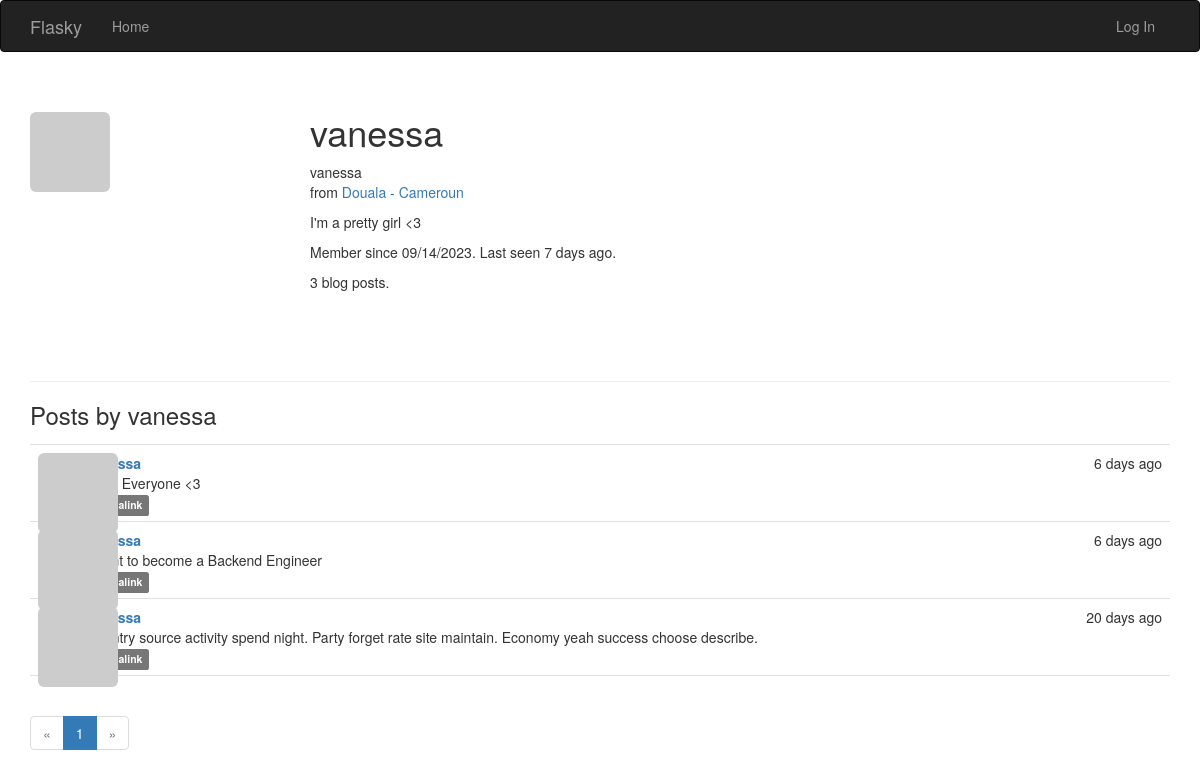
Page /user/vanessa on the committed database.
### app/models.py (models this page shows, shortened)
class User(UserMixin, db.Model):
    __tablename__ = 'users'
    id = db.Column(db.Integer, primary_key=True)
    email = db.Column(db.String(64), unique=True, index=True)
    username = db.Column(db.String(64), unique=True, index=True)
    role_id = db.Column(db.Integer, db.ForeignKey('roles.id'))
    password_hash = db.Column(db.String(128))
    confirmed = db.Column(db.Boolean, default=False)
    name = db.Column(db.String(64))
    location = db.Column(db.String(64))
    about_me = db.Column(db.Text())
    member_since = db.Column(db.DateTime(), default=datetime.utcnow)
    last_seen = db.Column(db.DateTime(), default=datetime.utcnow)
    avatar_hash = db.Column(db.String(32))
    posts = db.relationship('Post', backref='author', lazy='dynamic')
    followed = db.relationship('Follow',
                               foreign_keys=[Follow.follower_id],
                               backref=db.backref('follower', lazy='joined'),
                               lazy='dynamic',
                               cascade='all, delete-orphan')
    followers = db.relationship('Follow',
                                foreign_keys=[Follow.followed_id],
                                backref=db.backref('followed', lazy='joined'),
                                lazy='dynamic',
                                cascade='all, delete-orphan')
    @property
    def password(self):
        raise AttributeError('password is not a readable attribute')
    def gravatar(self, size=100, default='identicon', rating='g'):
        url = 'https://secure.gravatar.com/avatar'
        hash = self.avatar_hash or self.gravatar_hash()
        return '{url}/{hash}?s={size}&d={default}&r={rating}'.format(
            url=url, hash=hash, size=size, default=default, rating=rating)

class Post(db.Model):
    __tablename__ = 'posts'
    id = db.Column(db.Integer, primary_key=True)
    body = db.Column(db.Text)
    body_html = db.Column(db.Text)
    timestamp = db.Column(db.DateTime, index=True, default=datetime.utcnow)
    author_id = db.Column(db.Integer, db.ForeignKey('users.id'))

### app/main/views.py (the view)
@main.route('/user/<username>')
def user(username):
    user = User.query.filter_by(username=username).first_or_404()
    page = request.args.get('page', 1, type=int)
    pagination = user.posts.order_by(Post.timestamp.desc()).paginate(
        page=page, per_page=current_app.config['FLASKY_POSTS_PER_PAGE'],
        error_out=False)
    posts = pagination.items
    return render_template('user.html', user=user, posts=posts,
                           pagination=pagination)

### app/main/__init__.py (called while the page is built)
@main.app_context_processor
def inject_permissions():
    return dict(Permission=Permission)

### app/models.py (called while the page is built)
    def is_administrator(self):
        return False

### app/templates/user.html (shortened to what this page needs)
{% extends "base.html" %}
{% import "_macros.html" as macros %}
{% block page_content %}
<div class="page-header">
    <img class="img-rounded profile-thumbnail" src="{{ user.gravatar(size=256) }}">
    <div class="profile-header">
        <h1>{{ user.username }}</h1>
        {% if user.name or user.location %}
        <p>
            {% if user.name %}{{ user.name }}<br>{% endif %}
            {% if user.location %}
                from <a href="http://maps.google.com/?q={{ user.location }}">{{ user.location }}</a><br>
            {% endif %}
        </p>
        {% endif %}
        {% if user.about_me %}<p>{{ user.about_me }}</p>{% endif %}
        <p>Member since {{ moment(user.member_since).format('L') }}. Last seen {{ moment(user.last_seen).fromNow() }}.</p>
        <p>{{ user.posts.count() }} blog posts.</p>
    </div>
</div>
<h3>Posts by {{ user.username }}</h3>
{% include '_posts.html' %}
{% if pagination %}
<div class="pagination">
    {{ macros.pagination_widget(pagination, '.user', username=user.username) }}
</div>
{% endif %}
{% endblock %}

### app/templates/_posts.html (shortened to what this page needs)
<ul class="posts">
    {% for post in posts %}
    <li class="post">
        <div class="post-thumbnail">
            <a href="{{ url_for('.user', username=post.author.username) }}">
                <img class="img-rounded profile-thumbnail" src="{{ post.author.gravatar(size=40) }}">
            </a>
        </div>
        <div class="post-content">
            <div class="post-date">{{ moment(post.timestamp).fromNow() }}</div>
            <div class="post-author"><a href="{{ url_for('.user', username=post.author.username) }}">{{ post.author.username }}</a></div>
            <div class="post-body">
                {% if post.body_html %}
                    {{ post.body_html | safe }}
                {% else %}
                    {{ post.body }}
                {% endif %}
            </div>
            <div class="post-footer">
                <a href="{{ url_for('.post', id=post.id) }}">
                    <span class="label label-default">Permalink</span>
                </a>
            </div>
        </div>
    </li>
    {% endfor %}
</ul>

### app/static/styles.css (style rules this page uses)
.profile-thumbnail { position: absolute; }
.profile-header { min-height: 260px; margin-left: 280px; }
ul.posts { list-style-type: none; padding: 0px; margin: 16px 0px 0px 0px; border-top: 1px solid #e0e0e0; }
ul.posts li.post { padding: 8px; border-bottom: 1px solid #e0e0e0; }
div.post-date { float: right; }
div.post-author { font-weight: bold; }
div.post-thumbnail { position: absolute; }
div.post-content { margin-left: 48px; min-height: 48px; }

### rows in the picture
User: username "vanessa", name "vanessa", location "Douala - Cameroun", about_me "I'm a pretty girl <3", member_since "09/14/2023", last_seen "7 days ago"
Post: timestamp "6 days ago", body "Hello Everyone <3"
Post: timestamp "6 days ago", body "I want to become a Backend Engineer"
Post: timestamp "20 days ago", body "Country source activity spend night. Party forget rate site maintain. Economy yeah success choose describe."

### other values in the picture
{{ user.posts.count() }} "3"
{{ p }} "1"
